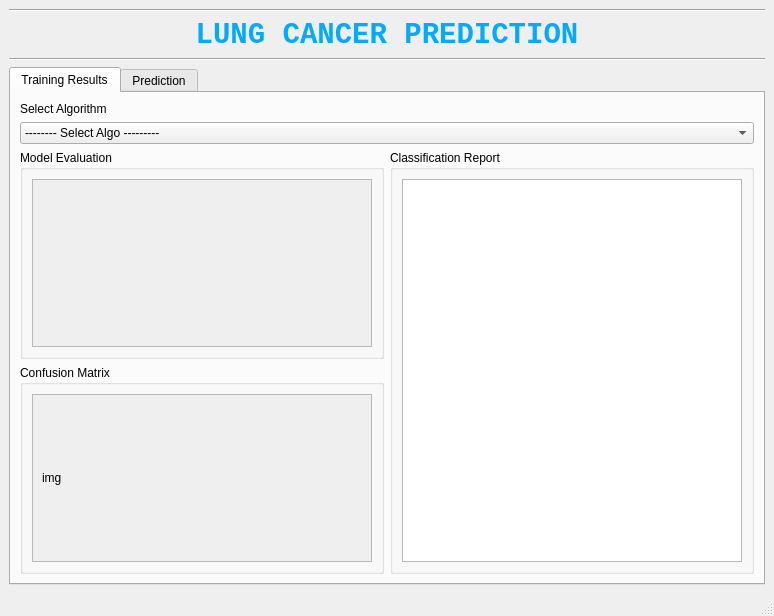
<?xml version="1.0" encoding="UTF-8"?>
<ui version="4.0">
 <class>MainWindow</class>
 <widget class="QMainWindow" name="MainWindow">
  <property name="geometry">
   <rect>
    <x>0</x>
    <y>0</y>
    <width>774</width>
    <height>616</height>
   </rect>
  </property>
  <property name="windowTitle">
   <string>MainWindow</string>
  </property>
  <widget class="QWidget" name="centralwidget">
   <layout class="QGridLayout" name="gridLayout_10">
    <item row="1" column="0">
     <widget class="QLabel" name="label_2">
      <property name="font">
       <font>
        <family>Lucida Console</family>
        <pointsize>22</pointsize>
        <weight>75</weight>
        <bold>true</bold>
       </font>
      </property>
      <property name="styleSheet">
       <string notr="true">color:rgb(0, 170, 255)</string>
      </property>
      <property name="text">
       <string>LUNG CANCER PREDICTION</string>
      </property>
      <property name="alignment">
       <set>Qt::AlignCenter</set>
      </property>
     </widget>
    </item>
    <item row="3" column="0">
     <widget class="QTabWidget" name="tabWidget">
      <property name="currentIndex">
       <number>0</number>
      </property>
      <widget class="QWidget" name="train_tab">
       <attribute name="title">
        <string>Training Results</string>
       </attribute>
       <layout class="QVBoxLayout" name="verticalLayout_3">
        <item>
         <layout class="QVBoxLayout" name="verticalLayout_2">
          <item>
           <widget class="QLabel" name="label">
            <property name="text">
             <string>Select Algorithm</string>
            </property>
           </widget>
          </item>
          <item>
           <widget class="QComboBox" name="train_algo_comboBox">
            <item>
             <property name="text">
              <string>-------- Select Algo ---------</string>
             </property>
            </item>
            <item>
             <property name="text">
              <string>DenseNet</string>
             </property>
            </item>
            <item>
             <property name="text">
              <string>ResNet</string>
             </property>
            </item>
            <item>
             <property name="text">
              <string>VGG</string>
             </property>
            </item>
           </widget>
          </item>
         </layout>
        </item>
        <item>
         <layout class="QGridLayout" name="gridLayout_5">
          <item row="0" column="0">
           <widget class="QGroupBox" name="groupBox">
            <property name="title">
             <string>Model Evaluation</string>
            </property>
            <layout class="QGridLayout" name="gridLayout">
             <item row="0" column="0">
              <widget class="QScrollArea" name="scrollArea">
               <property name="widgetResizable">
                <bool>true</bool>
               </property>
               <widget class="QWidget" name="scrollAreaWidgetContents">
                <property name="geometry">
                 <rect>
                  <x>0</x>
                  <y>0</y>
                  <width>340</width>
                  <height>152</height>
                 </rect>
                </property>
                <layout class="QGridLayout" name="gridLayout_7">
                 <item row="0" column="0">
                  <widget class="QLabel" name="model_eval_imglabel">
                   <property name="sizePolicy">
                    <sizepolicy hsizetype="Expanding" vsizetype="Expanding">
                     <horstretch>0</horstretch>
                     <verstretch>0</verstretch>
                    </sizepolicy>
                   </property>
                   <property name="text">
                    <string/>
                   </property>
                  </widget>
                 </item>
                </layout>
               </widget>
              </widget>
             </item>
            </layout>
           </widget>
          </item>
          <item row="1" column="0">
           <widget class="QGroupBox" name="groupBox_2">
            <property name="title">
             <string>Confusion Matrix</string>
            </property>
            <layout class="QGridLayout" name="gridLayout_2">
             <item row="0" column="0">
              <widget class="QScrollArea" name="scrollArea_2">
               <property name="widgetResizable">
                <bool>true</bool>
               </property>
               <widget class="QWidget" name="scrollAreaWidgetContents_2">
                <property name="geometry">
                 <rect>
                  <x>0</x>
                  <y>0</y>
                  <width>340</width>
                  <height>151</height>
                 </rect>
                </property>
                <layout class="QGridLayout" name="gridLayout_11">
                 <item row="0" column="0">
                  <widget class="QLabel" name="confusion_matrix_imglabel">
                   <property name="sizePolicy">
                    <sizepolicy hsizetype="Expanding" vsizetype="Expanding">
                     <horstretch>0</horstretch>
                     <verstretch>0</verstretch>
                    </sizepolicy>
                   </property>
                   <property name="text">
                    <string>img</string>
                   </property>
                  </widget>
                 </item>
                </layout>
               </widget>
              </widget>
             </item>
            </layout>
           </widget>
          </item>
          <item row="0" column="1" rowspan="2">
           <widget class="QGroupBox" name="groupBox_4">
            <property name="title">
             <string>Classification Report</string>
            </property>
            <layout class="QGridLayout" name="gridLayout_4">
             <item row="0" column="0">
              <widget class="QPlainTextEdit" name="plainTextEdit"/>
             </item>
            </layout>
           </widget>
          </item>
         </layout>
        </item>
       </layout>
      </widget>
      <widget class="QWidget" name="prediction_tab">
       <attribute name="title">
        <string>Prediction</string>
       </attribute>
       <layout class="QGridLayout" name="gridLayout_9">
        <item row="0" column="0">
         <layout class="QVBoxLayout" name="verticalLayout_5">
          <item>
           <layout class="QHBoxLayout" name="horizontalLayout_2">
            <item>
             <widget class="QGroupBox" name="groupBox_5">
              <property name="title">
               <string>Query</string>
              </property>
              <layout class="QVBoxLayout" name="verticalLayout_4">
               <item>
                <layout class="QVBoxLayout" name="verticalLayout">
                 <item>
                  <widget class="QComboBox" name="prediction_algo_comboBox">
                   <item>
                    <property name="text">
                     <string>Select Algorithm</string>
                    </property>
                   </item>
                   <item>
                    <property name="text">
                     <string>DenseNet</string>
                    </property>
                   </item>
                   <item>
                    <property name="text">
                     <string>ResNet</string>
                    </property>
                   </item>
                   <item>
                    <property name="text">
                     <string>VGG</string>
                    </property>
                   </item>
                  </widget>
                 </item>
                 <item>
                  <widget class="QPushButton" name="browse_pushButton">
                   <property name="text">
                    <string>Browse Image</string>
                   </property>
                  </widget>
                 </item>
                </layout>
               </item>
              </layout>
             </widget>
            </item>
            <item>
             <widget class="QGroupBox" name="groupBox_6">
              <property name="title">
               <string>Prediction</string>
              </property>
              <layout class="QGridLayout" name="gridLayout_8">
               <item row="2" column="1">
                <widget class="QLabel" name="prediction_result_label">
                 <property name="font">
                  <font>
                   <family>Rockwell</family>
                   <pointsize>12</pointsize>
                   <weight>50</weight>
                   <italic>false</italic>
                   <bold>false</bold>
                   <underline>false</underline>
                   <kerning>true</kerning>
                  </font>
                 </property>
                 <property name="styleSheet">
                  <string notr="true">color:rgb(255, 0, 0)</string>
                 </property>
                 <property name="text">
                  <string>Prediction Result</string>
                 </property>
                 <property name="alignment">
                  <set>Qt::AlignCenter</set>
                 </property>
                </widget>
               </item>
               <item row="0" column="1">
                <widget class="QPushButton" name="Prediction_pushButton">
                 <property name="text">
                  <string>Start Prediction</string>
                 </property>
                </widget>
               </item>
               <item row="1" column="1">
                <widget class="Line" name="line_4">
                 <property name="orientation">
                  <enum>Qt::Horizontal</enum>
                 </property>
                </widget>
               </item>
              </layout>
             </widget>
            </item>
           </layout>
          </item>
          <item>
           <widget class="QGroupBox" name="groupBox_7">
            <property name="title">
             <string>Query Image</string>
            </property>
            <layout class="QGridLayout" name="gridLayout_6">
             <item row="0" column="0">
              <widget class="QScrollArea" name="scrollArea_4">
               <property name="widgetResizable">
                <bool>true</bool>
               </property>
               <widget class="QWidget" name="scrollAreaWidgetContents_4">
                <property name="geometry">
                 <rect>
                  <x>0</x>
                  <y>0</y>
                  <width>708</width>
                  <height>290</height>
                 </rect>
                </property>
                <layout class="QGridLayout" name="gridLayout_13">
                 <item row="0" column="0">
                  <widget class="QLabel" name="query_imglabel">
                   <property name="sizePolicy">
                    <sizepolicy hsizetype="Expanding" vsizetype="Expanding">
                     <horstretch>0</horstretch>
                     <verstretch>0</verstretch>
                    </sizepolicy>
                   </property>
                   <property name="text">
                    <string>img</string>
                   </property>
                  </widget>
                 </item>
                </layout>
               </widget>
              </widget>
             </item>
            </layout>
           </widget>
          </item>
         </layout>
        </item>
       </layout>
      </widget>
     </widget>
    </item>
    <item row="2" column="0">
     <widget class="Line" name="line_2">
      <property name="orientation">
       <enum>Qt::Horizontal</enum>
      </property>
     </widget>
    </item>
    <item row="0" column="0">
     <widget class="Line" name="line_3">
      <property name="orientation">
       <enum>Qt::Horizontal</enum>
      </property>
     </widget>
    </item>
   </layout>
  </widget>
  <widget class="QMenuBar" name="menubar">
   <property name="geometry">
    <rect>
     <x>0</x>
     <y>0</y>
     <width>774</width>
     <height>26</height>
    </rect>
   </property>
  </widget>
  <widget class="QStatusBar" name="statusbar"/>
 </widget>
 <resources/>
 <connections/>
</ui>
